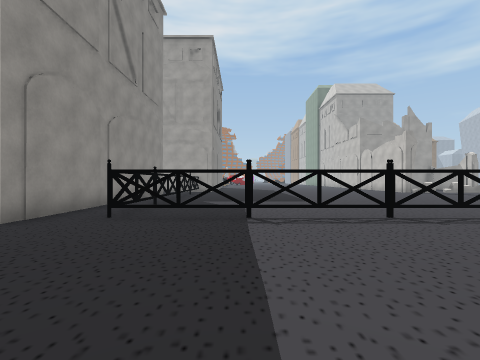
[1] (above)

24 first-person views from a walk through a Unity game level. The camera is 1.3 m above the floor, looks level and sees 85° across. The floor is counted in squares, 2 m on a side. Each view is taken from the middle of a square. On the plan, view 1 faces up. The plan holds only what a view shows up to about 9 squares ahead; the rest is blank. The place goes on beyond the plan. The player character is not drawn.

[2]
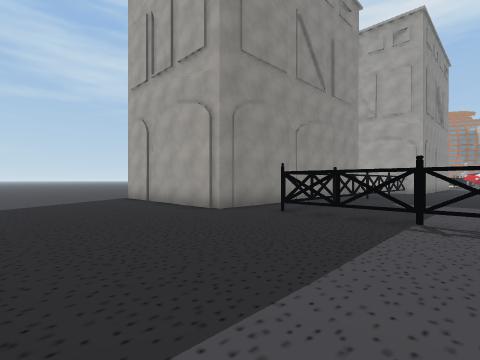

[3]
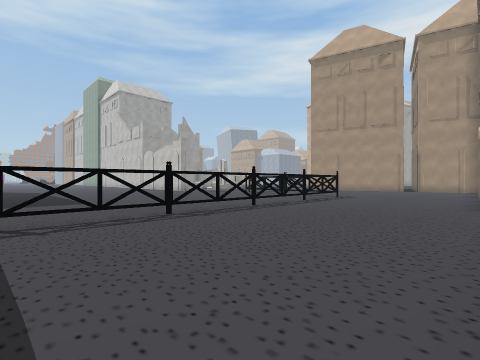

[4]
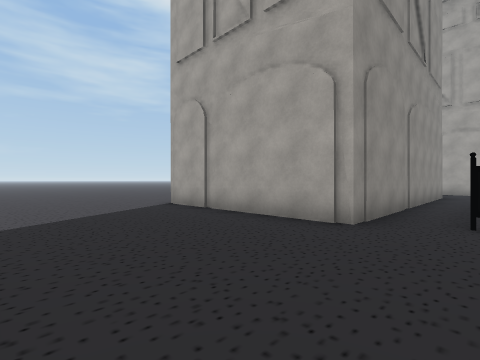

[5]
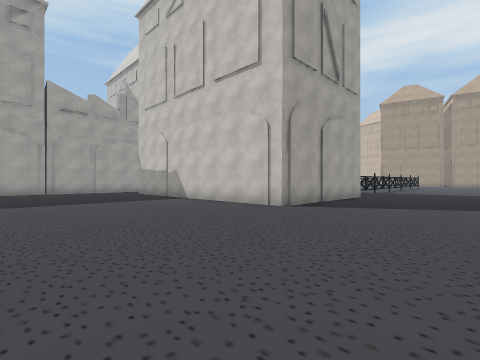

[6]
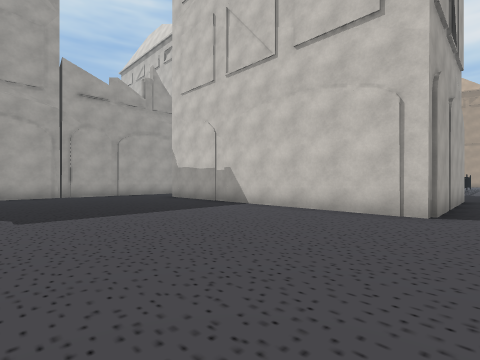

[7]
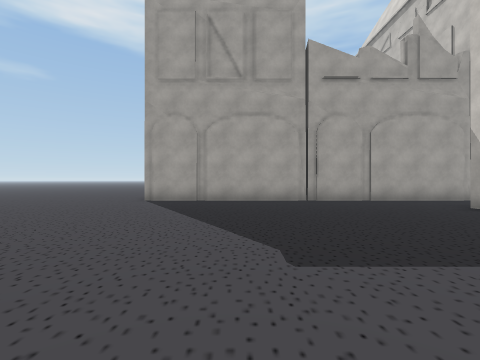

[8]
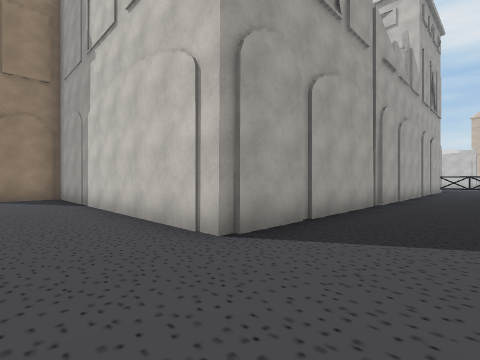

[9]
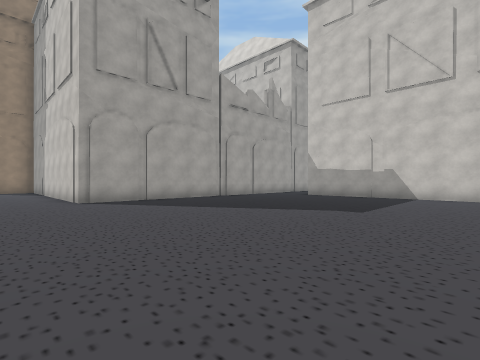

[10]
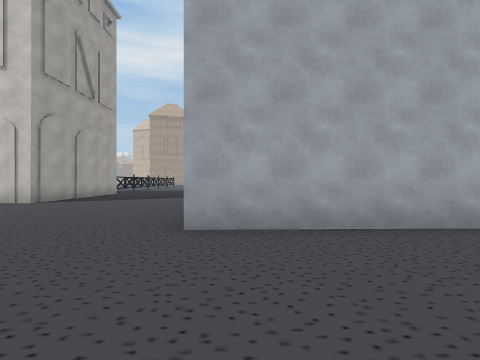

[11]
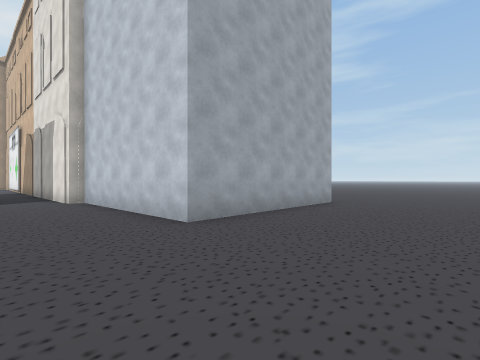

[12]
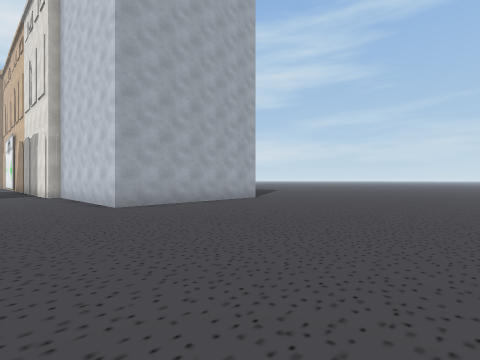

[13]
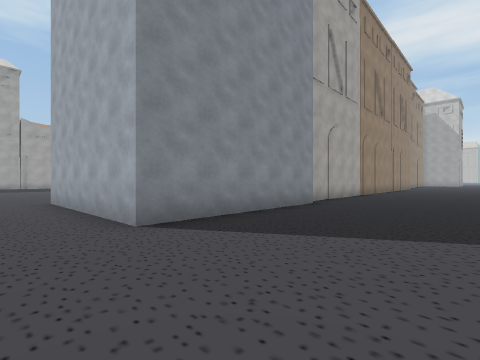

[14]
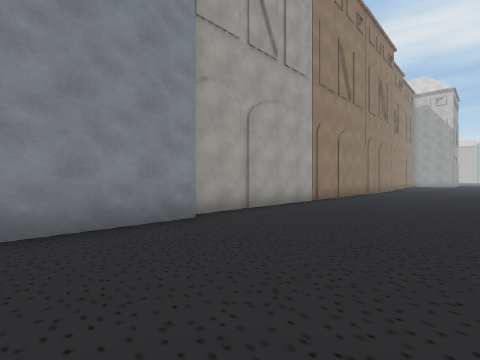

[15]
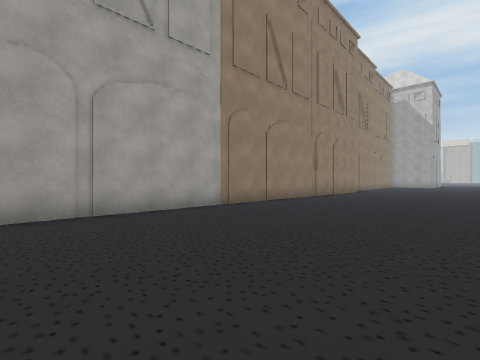

[16]
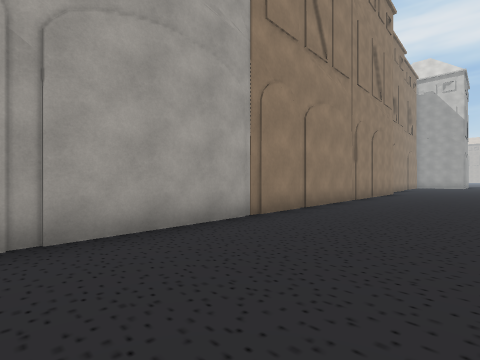

[17]
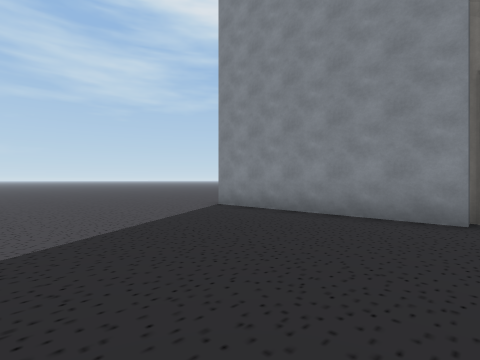

[18]
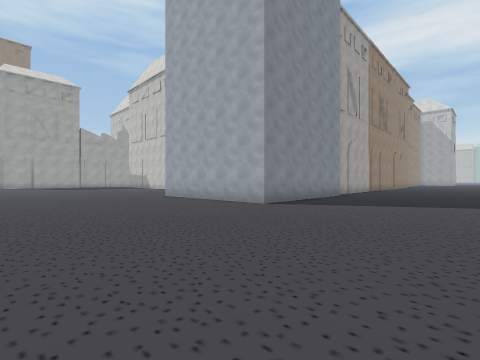

[19]
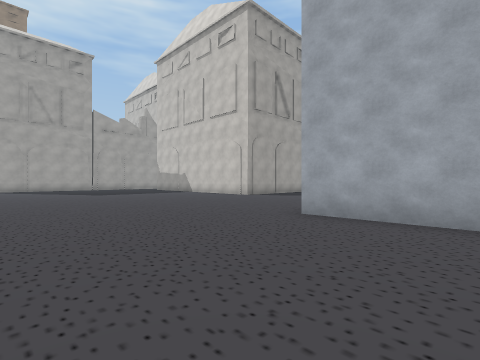

[20]
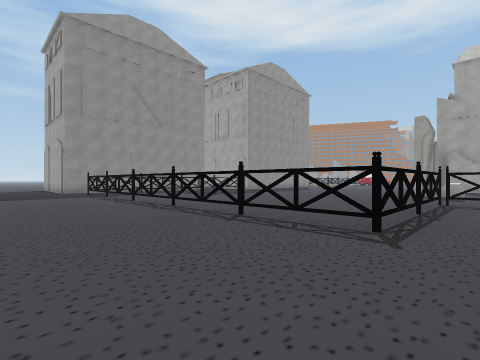

[21]
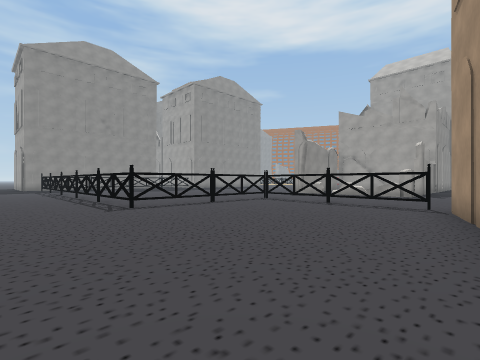

[22]
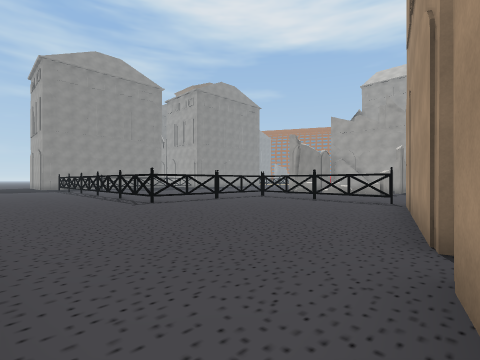

[23]
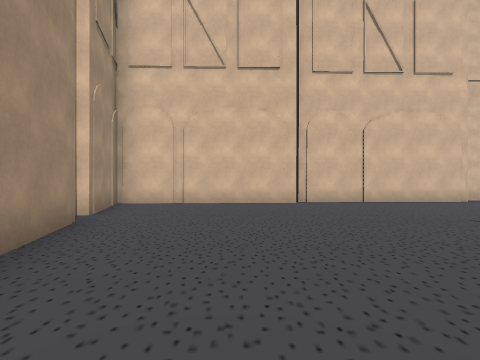

[24]
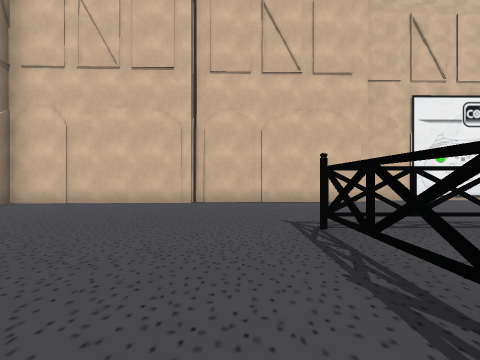

### Floor plan
Key: @ floor where view 1 was taken; # wall or solid block; x gap in a wall; . floor; T thing the floor can be seen under or through; B building.
Columns run from 19 left of view 1 to 17 right of it. Each row starts with its distance up from view 1.
 24 B
 23 B##
 22  .#
 21 ..B
 20 ..#
 19 ..#
 18 ..B
 17 ..B
 16 ..B
 15 ..#    #
 14 ........B....
 13 .............
 12 ...........        ..
 11 ...........    #. ....      .. ....
 10 ...........    #.#.....    ........
  9 ...........    #.#...........#TTTTx
  8 ...........    #.#...........#.....#
  7 ...........    #.#...........T.....#
  6 ...........    #.#...........T.....#
  5   .........   ##.#TTTTTTTTTTTT......
  4   .........####B....................#
  3   ..................................B
  2   ..................................#
  1 ..................................B..
  0 ...................@......B####B#
 -1 ..........BB###   B   ####
 -2 .......BBB
 -3 .......B
 -4 .......B
 -5 .......B
 -6 .......BBBBB###.........
 -7 .........................
 -8 .........................
 -9  .......................
-10  .......................
-11  .....................

Where each view was taken, in squares from view 1:
view 1: 0 up, 0 right, facing up
view 2: 0 up, 1 right, facing up-left
view 3: 0 up, 0 right, facing up-right
view 4: 0 up, 2 left, facing up-left
view 5: 0 up, 14 left, facing up-right
view 6: 3 up, 14 left, facing up-right
view 7: 6 up, 14 left, facing up
view 8: 12 up, 19 left, facing up-right
view 9: 6 up, 19 left, facing up-right
view 10: 2 down, 16 left, facing right
view 11: 1 up, 16 left, facing down-right
view 12: 1 up, 19 left, facing down-right
view 13: 10 down, 14 left, facing up-right
view 14: 10 down, 10 left, facing up-right
view 15: 11 down, 7 left, facing up-right
view 16: 9 down, 6 left, facing up-right
view 17: 11 down, 7 left, facing up-left
view 18: 11 down, 18 left, facing up-right
view 19: 4 down, 17 left, facing up-right
view 20: 1 up, 11 right, facing up-left
view 21: 2 up, 16 right, facing up-left
view 22: 1 up, 17 right, facing up-left
view 23: 8 up, 14 right, facing down
view 24: 8 up, 11 right, facing down
